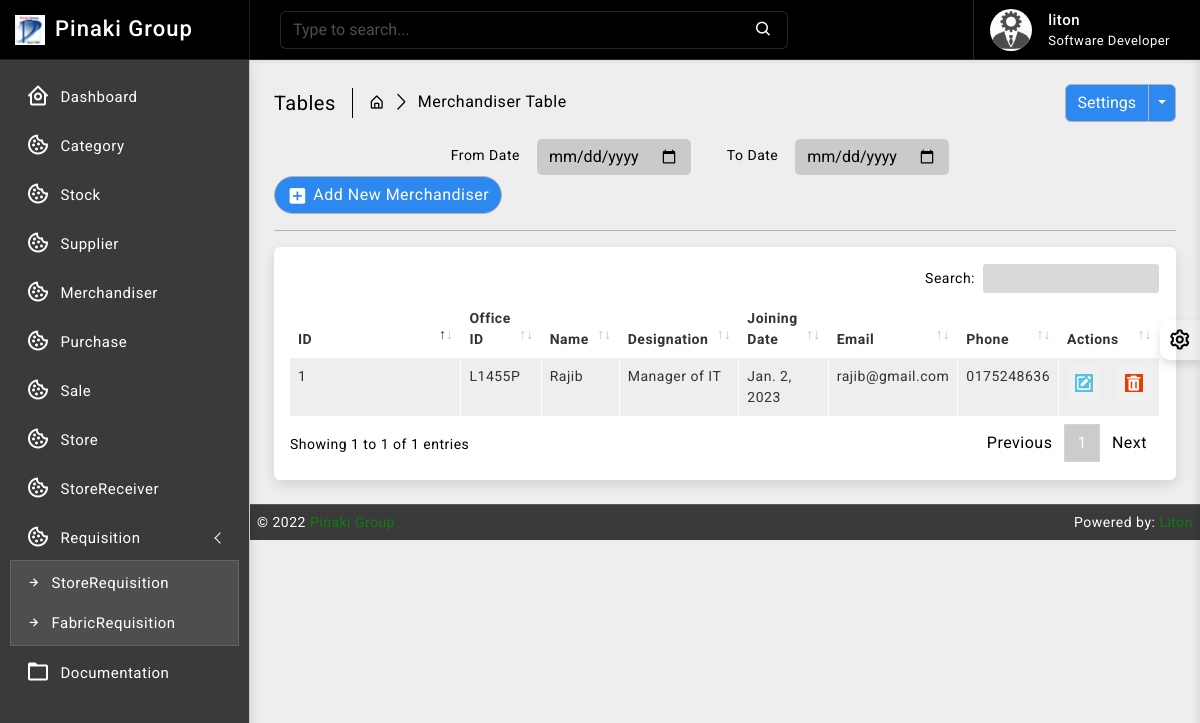
Screenshot of /merchandiser/ (signed in) with the database file from the repository.
### merchandiser/models.py (models this page shows, shortened)
class Merchandiser(models.Model):
    office_id = models.CharField(max_length=64, null=True, blank=True, unique=True)
    name = models.CharField(max_length=64, null=True, blank=True)
    designation = models.CharField(max_length=64, null=True, blank=True)
    joining_date = models.DateField(default= now)
    email = models.EmailField(max_length=64, blank=True, unique=True)
    phone = models.CharField(max_length=16, null=True, blank=True, unique=True)
    access_area = models.CharField(max_length=64, blank=True)
    created_at = models.DateTimeField(auto_now_add=True, auto_now=False)
    updated_at = models.DateTimeField(auto_now_add=False, auto_now=True)

### merchandiser/views.py (the view)
# urls.py: path('', views.merchandiser_read, name='merchandiser_read'),
def merchandiser_read(request):
    merchandiser_data = Merchandiser.objects.all().order_by('-id')
    context = {
        'merchandiser_data': merchandiser_data
    }
    return render(request, 'merchandiser/read.html', context)

### templates/merchandiser/read.html (shortened to what this page needs)
{% extends 'base/base.html' %}
{% block body %}
{% load static %}
		<div class="page-wrapper">
			<div class="page-content">
				<div class="page-breadcrumb d-none d-sm-flex align-items-center mb-3">
					<div class="breadcrumb-title pe-3">Tables</div>
					<div class="ps-3">
						<nav aria-label="breadcrumb">
							<ol class="breadcrumb mb-0 p-0">
								<li class="breadcrumb-item"><a href="#"><i class="bx bx-home-alt"></i></a>
								</li>
								<li class="breadcrumb-item active" aria-current="page">Merchandiser Table</li>
							</ol>
						</nav>
					</div>
					<div class="ms-auto">
						<div class="btn-group">
							<button type="button" class="btn btn-light">Settings</button>
							<button type="button" class="btn btn-light dropdown-toggle dropdown-toggle-split" data-bs-toggle="dropdown">	<span class="visually-hidden">Toggle Dropdown</span>
							</button>
						</div>
					</div>
				</div>
                <div class="col-md-9">
					<form class="float-md-end">
						<div class="row row-cols-md-auto g-lg-3">
							<label for="inputFromDate" class="col-md-2 col-form-label text-md-end">From Date</label>
							<div class="col-md-4">
								<input type="date" class="form-control" id="inputFromDate">
							</div>
							<label for="inputToDate" class="col-md-2 col-form-label text-md-end">To Date</label>
							<div class="col-md-4">
								<input type="date" class="form-control" id="inputToDate">
							</div>
						</div>
					</form>
				</div>
                <div class="ms-auto"><a href="/merchandiser/create/" class="btn btn-light radius-30 mt-2 mt-lg-0"><i class="bx bxs-plus-square"></i>Add New Merchandiser</a></div>
				<hr/>
				<div class="card">
					<div class="card-body">
						<div class="table-responsive">
							<table id="example2" class="table table-striped table-bordered">
								<thead>
									<tr>
										<th>ID</th>
										<th>Office ID</th>
										<th>Name</th>
										<th>Designation</th>
										<th>Joining Date</th>
										<th>Email</th>
										<th>Phone</th>
										<th>Actions</th>
									</tr>
								</thead>
								<tbody>
									{% for data in merchandiser_data %}
									<tr>
                                        <td>{{ data.id }}</td>
                                        <td>{{ data.office_id }}</td>
                                        <td>{{ data.name }}</td>
                                        <td>{{ data.designation }}</td>
										<td>{{ data.joining_date }}</td>
										<td>{{ data.email }}</td>
										<td>{{ data.phone }}</td>
									   <td class="center">
										<div class="d-flex order-actions">
											<a class="" href="{% url 'merchandiser_update' data.id %}">
												<i class='bx bxs-edit'></i>
											</a>
											<a class="ms-3" href="{% url 'merchandiser_delete' data.id %}" onclick="return confirm('Are you sure?');">
												<i class='bx bxs-trash'></i>
											</a>
										</div>
									   </td>
									</tr>
								 {% endfor %}
								</tbody>
							</table>
						</div>
					</div>
				</div>
			</div>
		</div>
{% endblock body %}

### templates/base/navbar.html (shortened to what this page needs)
{% load static %}
		<header>
			<div class="topbar d-flex align-items-center">
				<nav class="navbar navbar-expand">
					<div class="search-bar flex-grow-1">
						<div class="position-relative search-bar-box">
							<input type="text" class="form-control search-control" placeholder="Type to search..."> <span class="position-absolute top-50 search-show translate-middle-y"><i class='bx bx-search'></i></span>
						</div>
					</div>
					<div class="user-box dropdown">
						<a class="d-flex align-items-center nav-link dropdown-toggle dropdown-toggle-nocaret" href="#" role="button" data-bs-toggle="dropdown" aria-expanded="false">
							<img src="{% static 'images/avatars/avatar-2.png' %}" class="user-img" alt="user avatar">
							<div class="user-info ps-3">
								<p class="user-name mb-0">{{request.user}}</p>
								<p class="designattion mb-0">Software Developer</p>
							</div>
						</a>
					</div>
				</nav>
			</div>
		</header>

### static/css/app.css (style rules this page uses)
body { font-size: 14px; letter-spacing: .5px; font-family: Roboto, sans-serif; overflow-x: hidden }
a { text-decoration: none }
.topbar { position: fixed; top: 0; left: 250px; right: 0; height: 60px; background: #000000; border-bottom: 1px solid rgb(255 255 255 / 15%); z-index: 10; box-shadow: 0 .125rem .25rem rgba(0, 0, 0, .075)!important }
.topbar .navbar { width: 100%; height: 60px; padding-left: 30px; padding-right: 30px }
.page-wrapper { height: 100%; margin-top: 60px; margin-bottom: 0px; margin-left: 250px }
.page-content { padding: 1.5rem 1.5rem 0 1.5rem }
.breadcrumb-title { font-size: 20px; border-right: 1.5px solid #000000; }
.page-breadcrumb .breadcrumb li.breadcrumb-item { font-size: 16px }
.page-breadcrumb .breadcrumb-item+.breadcrumb-item::before { display: inline-block; padding-right: .5rem; color: #000000; font-family: LineIcons; content: "\ea5c" }
.order-actions a { font-size: 18px; width: 34px; height: 34px; display: flex; align-items: center; justify-content: center; background: rgb(255 255 255 / 15%); border: 1px solid rgb(255 255 255 / 15%); text-align: center; border-radius: 20%; color: #ffffff }
.radius-30 { border-radius: 30px }
.btn i { vertical-align: middle; font-size: 1.3rem; margin-top: -1em; margin-bottom: -1em; margin-right: 5px }
input::placeholder { color: #fff!important; opacity: .3!important }
.search-bar-box { width: 75% }
.search-control { background-color: rgb(0 0 0 / 15%); border: 1px solid rgb(255 255 255 / 15%); padding-right: 2.5rem }
.search-show { font-size: 18px; right: 15px; color: #ffffff; }
.dropdown-toggle-nocaret:after { display: none }
.user-img { width: 42px; height: 42px; border-radius: 50%; border: 0 solid #ffffff; padding: 0; background: #ffffff; margin-left:1rem }
.user-info .user-name { font-size: 15px; font-weight: 500; color: #ffffff }
.user-info .designattion { font-size: 13px; color: #ffffff; }
.user-box { display: flex; align-items: center; height: 60px; border-left: 1px solid rgb(255 255 255 / 15%); margin-left: 1rem }
.bg-theme { background-size: 100% 100%; background-attachment: fixed; background-position: center; background-repeat: no-repeat; transition: background .2s; }
body.bg-theme2 { background-image: url(../images/bg-themes/2.png); }

### rows the page displays
Merchandiser: id "1", office_id "L1455P", name "Rajib", designation "Manager of IT", joining_date "Jan. 2, 2023", email "rajib@gmail.com", phone "0175248636"

### other values shown
{{ request.user }} "liton"
